Frame 1 (no input): blank canvas, image omitted
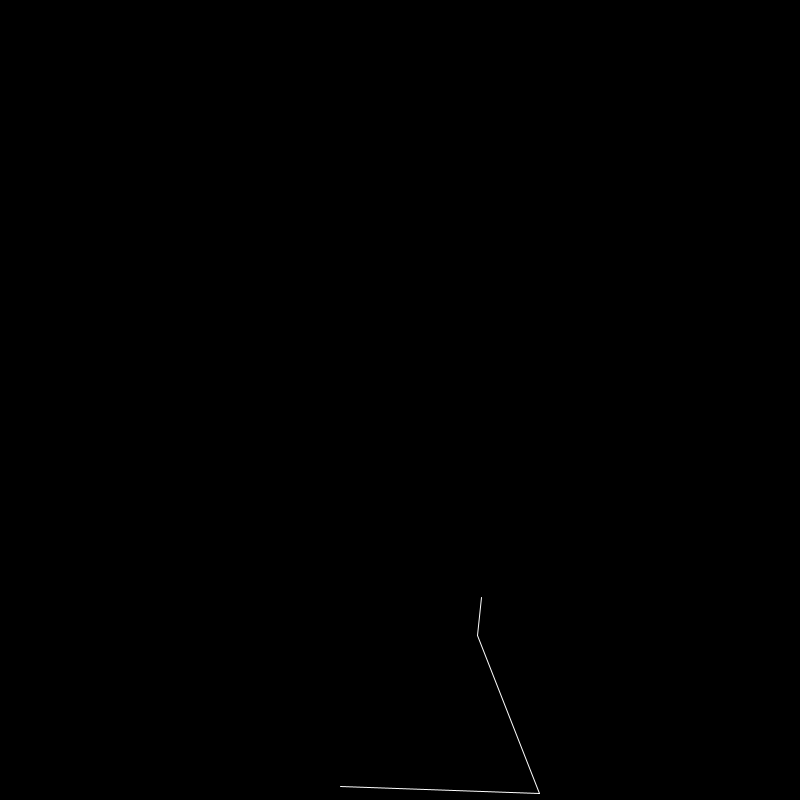
Frame 60 (the mouse pressed at the canvas centre just before this capture)
Frame 120 (the mouse held since frame 60 and released just before this capture): blank canvas, image omitted

The Processing sketch that drew this single still picture (run headless with seeded random() and noise(); from frame 60 on, the mouse is pressed at the canvas centre):

// Processing sketch: processing_140583
// ── processing_140583.pde


/**
 * 
 * does a line drawing based on two arrays of points (x and y),
 * then after drawing, loops over those arrays and changes those values
 * (in this case by adding a random value to each point, making it "fall")
 *
 */

float[] x;
float[] y;

// TODO: if you wanted to have the shape drawn in a better way, you could add other 
// arrays here ... for example for line thickness ... set each value in setup() as with x and y
// and then use each value inside the first while() loop, as in draw()

void setup() {
  size(800,800);  
  x = new float[100];
  y = new float[100];

  x[0] = 400;
  y[0] = 400;

  x[1] = 500;
  y[1] = 400;  

  x[2] = 500;
  y[2] = 500;  

  x[3] = 400;
  y[3] = 500;  

  // You could add more points here.
  // etc ....

}

void draw() {
  
  background(0);
  stroke(255);
  
  int i = 1;
  while ( i < 4 ) { // TODO: change 4 to the number of points you have
    
    // TODO: could also play around with how you draw each point or line here:
    
    line( x[i-1],y[i-1], x[i],y[i] );
    
    i = i + 1;
  }
  
  i = 0;
  while ( i < 4 ) { // TODO: change 4 to the number of points you have
  
    // TODO: maybe mess around with this to make it more sophisticated motion
    
    x[i] = x[i] + random(-10,10);
    y[i] = y[i] + random(-1,10);

    // TODO: add if statements to make the point "bounce"
    // ie, if the point is greater than the edge of the window, change the value somehow

    i = i + 1;
  }
  
}
